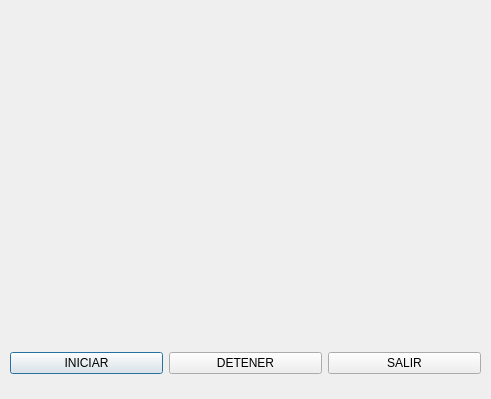
<?xml version="1.0" encoding="UTF-8"?>
<ui version="4.0">
 <class>Dialog</class>
 <widget class="QDialog" name="Dialog">
  <property name="geometry">
   <rect>
    <x>0</x>
    <y>0</y>
    <width>491</width>
    <height>399</height>
   </rect>
  </property>
  <property name="windowTitle">
   <string>Dialog</string>
  </property>
  <widget class="QLabel" name="label">
   <property name="geometry">
    <rect>
     <x>-10</x>
     <y>0</y>
     <width>511</width>
     <height>331</height>
    </rect>
   </property>
   <property name="styleSheet">
    <string notr="true">image: url(:/img/pecera.png);</string>
   </property>
   <property name="text">
    <string/>
   </property>
  </widget>
  <widget class="QLabel" name="label_2">
   <property name="geometry">
    <rect>
     <x>20</x>
     <y>20</y>
     <width>121</width>
     <height>91</height>
    </rect>
   </property>
   <property name="styleSheet">
    <string notr="true"/>
   </property>
   <property name="text">
    <string/>
   </property>
  </widget>
  <widget class="QWidget" name="layoutWidget">
   <property name="geometry">
    <rect>
     <x>10</x>
     <y>350</y>
     <width>471</width>
     <height>27</height>
    </rect>
   </property>
   <layout class="QGridLayout" name="gridLayout">
    <item row="0" column="0">
     <widget class="QPushButton" name="pushButton">
      <property name="text">
       <string>INICIAR</string>
      </property>
     </widget>
    </item>
    <item row="0" column="3">
     <widget class="QPushButton" name="pushButton_3">
      <property name="text">
       <string>SALIR</string>
      </property>
     </widget>
    </item>
    <item row="0" column="2">
     <widget class="QPushButton" name="pushButton_2">
      <property name="text">
       <string>DETENER</string>
      </property>
     </widget>
    </item>
   </layout>
  </widget>
 </widget>
 <resources/>
 <connections/>
</ui>
